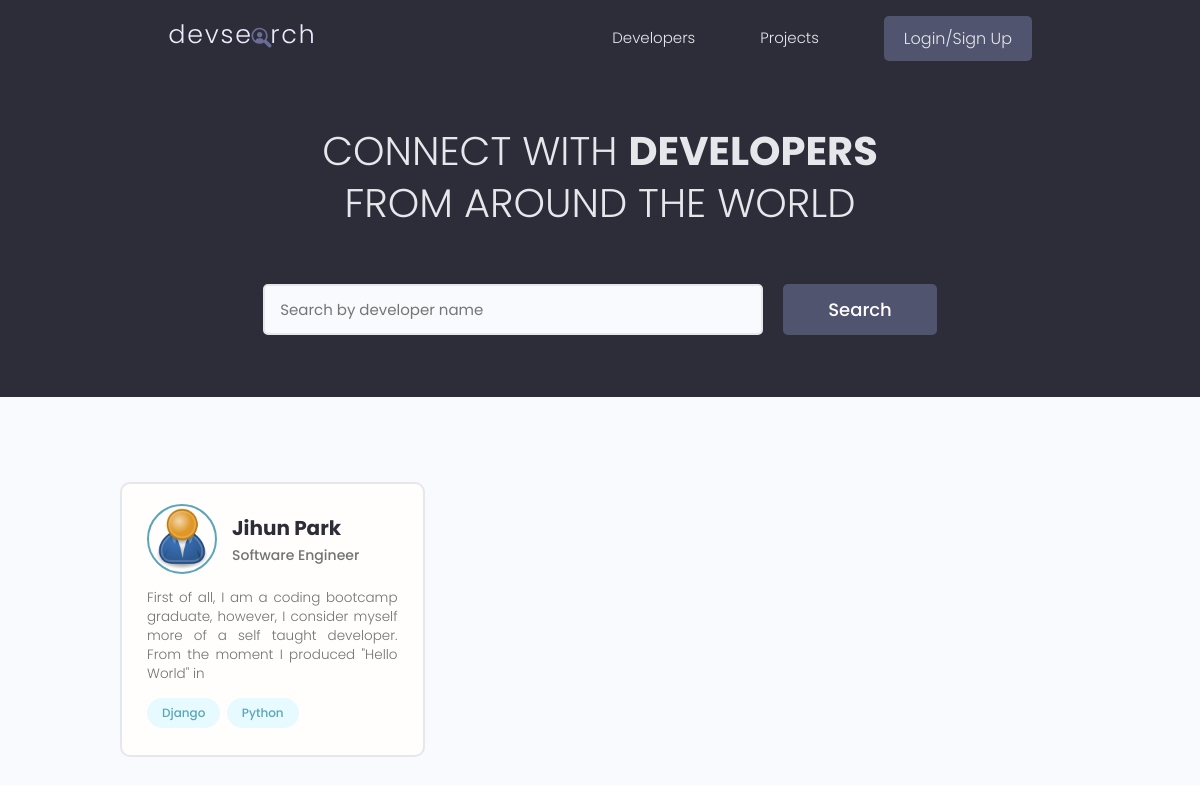
/, run on an earlier commit of the app's database.
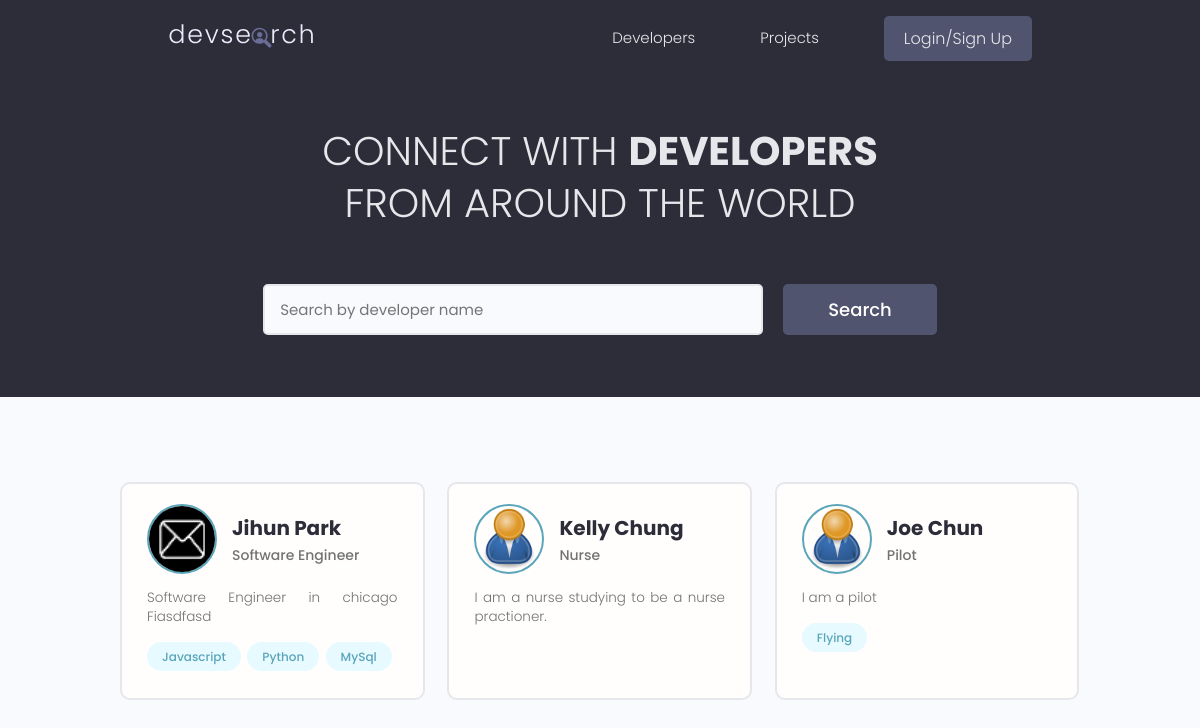
And on a later commit of the database.
### users/models.py (models this page shows, shortened)
class Profile(models.Model):
    user = models.OneToOneField(User, on_delete=models.CASCADE, null=True, blank=True)
    name = models.CharField(max_length=200, blank=True, null=True)
    email = models.EmailField(max_length=500, blank=True, null=True)
    username = models.CharField(max_length=200, blank=True, null=True)
    location = models.CharField(max_length=200, blank=True, null=True)
    short_intro = models.CharField(max_length=200, blank=True, null=True)
    bio = models.TextField(blank=True, null=True)
    profile_image = models.ImageField(null=True, blank=True, upload_to='profiles/', default="profiles/user-default.png")
    social_github = models.CharField(max_length=200, blank=True, null=True)
    social_twitter = models.CharField(max_length=200, blank=True, null=True)
    social_linkedin = models.CharField(max_length=200, blank=True, null=True)
    social_youtube= models.CharField(max_length=200, blank=True, null=True)
    social_website = models.CharField(max_length=200, blank=True, null=True)
    created = models.DateTimeField(auto_now_add=True)
    id = models.UUIDField(default=uuid.uuid4, unique=True, primary_key=True, editable=False)

class Skill(models.Model):
    owner = models.ForeignKey(Profile, on_delete=models.CASCADE, null=True, blank=True)
    name = models.CharField(max_length=200, blank=True, null=True)
    description = models.TextField(null=True, blank=True)
    created = models.DateTimeField(auto_now_add=True)
    id = models.UUIDField(default=uuid.uuid4, unique=True, primary_key=True, editable=False)
    def __str__(self):
        return str(self.name)

### users/views.py (the view)
# urls.py: path("", views.profiles, name="profiles"),
def profiles(request):
    profiles, search_query = searchProfiles(request)
    custom_range, profiles = paginateProfiles(request, profiles, 3)
    context = {"profiles": profiles, "search_query": search_query, "custom_range": custom_range}
    return render(request, "users/profiles.html", context)

### users/utils.py (called while the page is built)
def paginateProfiles(request, profiles, results):
    page = request.GET.get("page")
    paginator = Paginator(profiles, results)
    try:
        profiles = paginator.page(page)
    except PageNotAnInteger:
        page = 1
        profiles = paginator.page(page)
    except EmptyPage:
        page = paginator.num_pages
        profiles = paginator.page(page)
    leftIndex = (int(page) - 1)
    if leftIndex < 1:
        leftIndex = 1
    rightIndex = (int(page) + 3)
    if rightIndex > paginator.num_pages:
        rightIndex = paginator.num_pages + 1
    custom_range = range(leftIndex, rightIndex)
    return custom_range, profiles

def searchProfiles(request):
    search_query = ""
    if request.GET.get("search_query"):
        search_query = request.GET.get("search_query")
    skills = Skill.objects.filter(name__iexact=search_query)
    profiles = Profile.objects.distinct().filter(
        Q(name__icontains=search_query) |
        Q(short_intro__icontains=search_query) |
        Q(skill__in=skills)
        )
    return profiles, search_query

### users/templates/users/profiles.html (shortened to what this page needs)
<!DOCTYPE html>
<html lang="en">
<head>
</head>
<body>
    {% extends 'main.html' %}
    {% block content %}
  <main class="home">
    <section class="hero-section text-center">
      <div class="container container--narrow">
        <div class="hero-section__box">
          <h2>CONNECT WITH <span>DEVELOPERS</span></h2>
          <h2>FROM AROUND THE WORLD</h2>
        </div>
        <div class="hero-section__search">
          <form class="form" action="{% url 'profiles' %}" method="get">
            <div class="form__field">
              <input class="input input--text" id="formInput#search" type="text" name="search_query"
                value="{{search_query}}" placeholder="Search by developer name" />
            </div>
            <input class="btn btn--sub btn--lg" type="submit" value="Search" />
          </form>
        </div>
      </div>
    </section>
    <section class="devlist">
      <div class="container">
        <div class="grid grid--three">
        {% for profile in profiles %}
          <div class="column card">
            <div class="dev">
              <a href="{% url 'userProfile' profile.id %}" class="card__body">
                <div class="dev__profile">
                  <img class="avatar avatar--md" src="{{ profile.profile_image.url }}" alt="image" />
                  <div class="dev__meta">
                    <h3>{{profile.name}}</h3>
                    <h5>{{profile.short_intro}}</h5>
                  </div>
                </div>
                <p class="dev__info">{{profile.bio|slice:"150"}}</p>
                <div class="dev__skills">
                {% for skill in profile.skill_set.all|slice:"5" %}
                  <span class="tag tag--pill tag--main">
                    <small>{{skill}}</small>
                  </span>
                {% endfor %}
                </div>
              </a>
            </div>
          </div>
         {% endfor %}
        </div>
      </div>
    </section>
    {% include 'pagination.html' with queryset=profiles custom_range=custom_range %}
  </main>
  {% endblock %}

### templates/main.html (shortened to what this page needs)
<!DOCTYPE html>
{% load static %}
<html>
<head>
    <link rel="stylesheet" href="https://cdn.iconmonstr.com/1.3.0/css/iconmonstr-iconic-font.min.css" />
    <link rel="stylesheet" href="{% static 'uikit/styles/uikit.css' %}" />
    <link rel="stylesheet" href="{% static 'styles/app.css' %}" />
</head>
<body>
    {% include 'navbar.html' %}
    {% block content %}
    {% endblock content %}
</body>
</html>

### templates/navbar.html (shortened to what this page needs)
{% load static %}
<header class="header">
    <div class="container container--narrow">
        <a href="{% url 'profiles' %}" class="header__logo">
            <img src="{% static 'images/logo.svg' %} " alt="DevSearch Logo" />
        </a>
      <nav class="header__nav">
        <ul class="header__menu">
          <li class="header__menuItem"><a href="{% url 'profiles' %}">Developers</a></li>
          <li class="header__menuItem"><a href="{% url 'index' %}">Projects</a></li>
          {% if request.user.is_authenticated %}
          <li class="header__menuItem"><a href="{% url 'userAccount' %}">Account</a></li>
          <li class="header__menuItem"><a href="{% url 'logoutUser' %}" class="btn btn--sub">Log Out</a></li>
          {% else %}
          <li class="header__menuItem"><a href="{% url 'loginUser' %}" class="btn btn--sub">Login/Sign Up</a></li>
          {% endif %}
        </ul>
      </nav>
    </div>
  </header>

### templates/pagination.html (shortened to what this page needs)
<!DOCTYPE html>
<html lang="en">
<head>
</head>
<body>
</body>
</html>

### static/styles/app.css (style rules this page uses)
:root { --color-sub: #2d2d39; }
.btn--sub { background-color: var(--color-sub-light); }
.card { border: 2px solid var(--color-light); }
img { width: 100%; }
.header { position: sticky; z-index: 111; background-color: var(--color-sub); padding: 1.5rem 0; }
.header > .container { display: flex; justify-content: space-between; align-items: center; }
.header__logo > img { height: 3.8rem; }
.header__nav > ul { display: inline-flex; align-items: center; list-style: none; gap: 6.5rem; }
.header__menuItem > a { color: var(--color-light); font-weight: 300; }
.hero-section { height: 40vh; display: flex; align-items: center; background-color: var(--color-sub); }
.hero-section__box { margin-bottom: 4rem; }
.hero-section__box > h2, .hero-section__box > h2 > span { font-size: 4rem; color: var(--color-light); line-height: 1.3; text-transform: uppercase; }
.hero-section__box > h2 { font-weight: 300; }
.hero-section__box > h2 > span { font-weight: 700; }
.hero-section__search > .form { display: flex; align-items: center; justify-content: center; gap: 2rem; }
.hero-section__search > .form input.input--text { width: 50rem; }
.devlist { margin-top: 8rem; }
.devlist .grid { align-items: stretch; }
.devlist .dev .dev__profile { display: flex; align-items: center; gap: 1.5rem; }
.devlist .dev .dev__meta h3 { color: var(--color-sub); font-size: 2rem; font-weight: 700; }
.devlist .dev .dev__meta h5 { color: var(--color-text); font-size: 1.4rem; font-weight: 500; }
.devlist .dev .dev__info { margin: 1.5rem 0; font-size: 1.35rem; line-height: 1.4; text-align: justify; }

### static/uikit/styles/modules/_variables.css (style rules this page uses)
:root { --color-main: #5aa5b9; --color-main-light: #e6faff; --color-sub: #3f4156; --color-sub-light: #51546e; --color-sub-lighter: #ededfd; --color-text: #737373; --color-gray: #8b8b8b; --color-light: #e5e7eb; --color-light-gray: #767676; --color-bg: #f8fafd; --color-white: #fffefd; --color-white-light: #f3f3f3; --color-success: #359e64; --color-success-bg: #def8e8; --color-error: #fc4b0b; --color-error-bg: #fff2ee; --font-base: 'Poppins', arial, helvetica, 'Segoe UI', roboto, ubuntu, sans-serif; --font-monospace: 'Fira Code', 'Courier New', courier, monospace; --font-regular: 300; --font-medium: 500; --font-bold: 700; --generic-shadow: 1px 1px 5px #00000010; --generic-transition: all 0.3s ease-in-out; }

### static/uikit/styles/modules/_base.css (style rules this page uses)
* { margin: 0; padding: 0; box-sizing: border-box; text-rendering: optimizeLegibility; color: inherit; font-size: inherit; }
html { font-size: 50%; }
@media only screen and (min-width: 480px) { html { font-size: 56.25%; } }
@media only screen and (min-width: 1200px) { html { font-size: 62.5%; } }
body { line-height: 1.6; font-weight: 400; font-size: 1.5rem; color: var(--color-text); background-color: var(--color-bg); min-height: 100vh; }

### static/uikit/styles/modules/_typography.css (style rules this page uses)
* { font-family: var(--font-base); }
h2 { font-size: 3.6rem; font-weight: var(--font-bold); }
h3 { font-size: 3.2rem; font-weight: var(--font-medium); }
h5 { font-size: 2.4rem; font-weight: var(--font-medium); }
h5, h6 { font-weight: var(--font-regular); }
p, span, strong { font-size: 1.6rem; color: var(--color-text); font-weight: var(--font-regular); }
a { padding-bottom: 2px; text-decoration: none; display: inline-block; color: var(--color-main); font-weight: var(--font-medium); }

### static/uikit/styles/modules/_utilities.css (style rules this page uses)
.container { width: 92%; max-width: 165rem; margin: 0 auto; box-sizing: border-box; }
.container--narrow { width: 92%; max-width: 120rem; }
@media screen and (min-width: 1000px) { .container { width: 90%; } }
@media screen and (min-width: 1000px) { .container--narrow { width: 85%; } }
@media screen and (min-width: 1200px) { .container { width: 80%; } }
@media screen and (min-width: 1200px) { .container--narrow { width: 72%; } }
.text-center { text-align: center; }

### static/uikit/styles/modules/_avatar.css (style rules this page uses)
.avatar { border-radius: 50%; border: 2px solid var(--color-main); object-fit: cover; }
.avatar--md { height: 7rem; width: 7rem; }

### static/uikit/styles/modules/_button.css (style rules this page uses)
.btn { display: inline-block; position: relative; cursor: pointer; background-color: var(--color-light); font-weight: var(--font-medium); color: var(--color-sub); text-decoration: none; padding: 1rem 2rem; border-radius: 0.5rem; border: none; width: -webkit-fit-content; width: -moz-fit-content; width: fit-content; height: -webkit-fit-content; height: -moz-fit-content; height: fit-content; font-size: 1.6rem; outline-width: 0; outline-color: transparent; -webkit-backface-visibility: hidden; backface-visibility: hidden; transition: all 0.3s ease-in-out; }
.btn--sub { background-color: var(--color-sub); color: var(--color-white); }
.btn--lg { font-size: 1.8rem; padding: 1.2rem 4.5rem; }

What changed in the data, as far as the page shows it:
removed Skill: name "Django", shown under Profile "Jihun Park"
changed Profile "Jihun Park": profile_image: picture added in place of a placeholder; bio "First of all, I am a coding bootcamp graduate, however, I consider myself more of a self taught developer. From the moment I produced \"Hello World\" in" → "Software Engineer in chicago Fiasdfasd"
added Skill: name "Javascript", shown under Profile "Jihun Park"
added Skill: name "MySql", shown under Profile "Jihun Park"
added Profile: profile_image (placeholder picture), name "Kelly Chung", short_intro "Nurse", bio "I am a nurse studying to be a nurse practioner."
added Profile: profile_image (placeholder picture), name "Joe Chun", short_intro "Pilot", bio "I am a pilot"
added Skill: name "Flying", shown under "Joe Chun"
